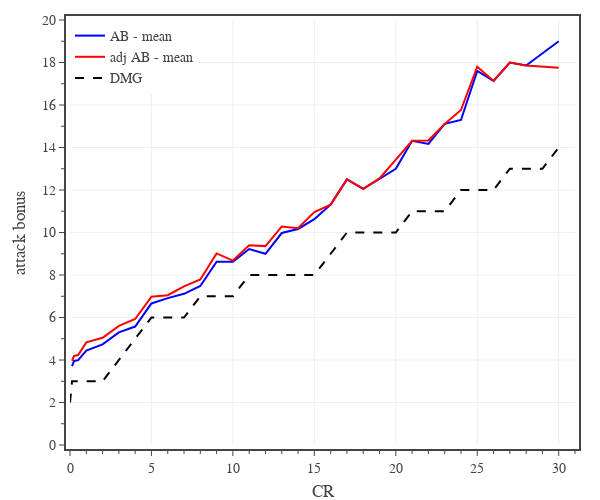

The code cell stored with this chart in its notebook:
### Code cell
# plots monster AB vs CR

# create figure
fig = go.Figure(
    layout=go.Layout(
        template=tfb.FIG_TEMPLATE,
        margin=dict(l=70, r=25, b=55, t=20, pad=4),
        xaxis=dict(
            title_text='CR',
            range=[0,31],
            tick0=0, dtick=5,
            minor=dict(tick0=0, dtick=1),
        ),
        yaxis=dict(
            title_text='attack bonus',
            range=[0,20],
            tick0=0, dtick=2,
            minor=dict(tick0=0, dtick=1),
        ),
        legend=dict(
            xanchor='left', yanchor='top',
            x=0.00, y=1.00,
            orientation='v',
            tracegroupgap=0,
        )
    )
)

plot_confidence_interval(fig, df0, 0.0, 'CR', 'AB', 'AB', 'rgba(0, 0, 255, 1.0)', 'rgba(0, 0, 255, 0.3)')

plot_confidence_interval(fig, df0, 0.0, 'CR', 'adj AB', 'adj AB', 'rgba(255, 0, 0, 1.0)', 'rgba(255, 0, 0, 0.3)')

# plot reference line
fig.add_trace(go.Scatter(
    x=dfD.index, y=dfD['AB'],
    mode='lines', 
    name='DMG',
    line=dict(color='black', dash='dash'),
    hoverinfo='skip', 
))

# show figure
fig.update_layout(width=600, height=500)
fig.show(config=tfb.FIG_CONFIG)

# save figures
if SAVEFIGS:
    fig.update_layout(autosize=True, width=None, height=None)
    tfb.save_fig_html(fig, format='large', name='fig-ab-vs-cr')
    tfb.save_fig_html(fig, format='small', name='fig-ab-vs-cr')

### Figure 1 — Plotly figure (JSON) as saved in the notebook; plotly's stock layout.template omitted (floating-point values rounded to 4 significant figures)
{"data": [{"hovertemplate": "<b>AB</b><br>CR %{x:,.0f}<br>Mean %{y:,.1f}<br><extra></extra>", "legendgroup": "AB", "line": {"color": "rgba(0, 0, 255, 1.0)"}, "mode": "lines", "name": "AB - mean", "type": "scatter", "x": [0.125, 0.25, 0.5, 1, 2, 3, 4, 5, 6, 7, 8, 9, 10, 11, 12, 13, 14, 15, 16, 17, 18, 19, 20, 21, 22, 23, 24, 25, 26, 27, 28, 30], "y": [3.714, 3.956, 3.99, 4.438, 4.738, 5.298, 5.574, 6.662, 6.911, 7.114, 7.482, 8.623, 8.62, 9.22, 9, 9.976, 10.17, 10.62, 11.31, 12.5, 12.06, 12.55, 13, 14.32, 14.17, 15.11, 15.29, 17.6, 17.13, 18, 17.86, 19]}, {"hovertemplate": "<b>adj AB</b><br>CR %{x:,.0f}<br>Mean %{y:,.1f}<br><extra></extra>", "legendgroup": "adj AB", "line": {"color": "rgba(255, 0, 0, 1.0)"}, "mode": "lines", "name": "adj AB - mean", "type": "scatter", "x": [0.125, 0.25, 0.5, 1, 2, 3, 4, 5, 6, 7, 8, 9, 10, 11, 12, 13, 14, 15, 16, 17, 18, 19, 20, 21, 22, 23, 24, 25, 26, 27, 28, 30], "y": [3.964, 4.193, 4.231, 4.831, 5.045, 5.602, 5.93, 6.98, 7.051, 7.466, 7.788, 9.016, 8.68, 9.4, 9.359, 10.29, 10.2, 10.96, 11.31, 12.5, 12.06, 12.55, 13.43, 14.32, 14.33, 15.11, 15.76, 17.8, 17.13, 18, 17.86, 17.75]}, {"hoverinfo": "skip", "line": {"color": "black", "dash": "dash"}, "mode": "lines", "name": "DMG", "type": "scatter", "x": [0, 0.125, 0.25, 0.5, 1, 2, 3, 4, 5, 6, 7, 8, 9, 10, 11, 12, 13, 14, 15, 16, 17, 18, 19, 20, 21, 22, 23, 24, 25, 26, 27, 28, 29, 30], "y": [2, 3, 3, 3, 3, 3, 4, 5, 6, 6, 6, 7, 7, 7, 8, 8, 8, 8, 8, 9, 10, 10, 10, 10, 11, 11, 11, 12, 12, 12, 13, 13, 13, 14]}], "layout": {"height": 500, "legend": {"orientation": "v", "tracegroupgap": 0, "x": 0, "xanchor": "left", "y": 1, "yanchor": "top"}, "margin": {"b": 55, "l": 70, "pad": 4, "r": 25, "t": 20}, "width": 600, "xaxis": {"dtick": 5, "minor": {"dtick": 1, "tick0": 0}, "range": [0, 31], "tick0": 0, "title": {"text": "CR"}}, "yaxis": {"dtick": 2, "minor": {"dtick": 1, "tick0": 0}, "range": [0, 20], "tick0": 0, "title": {"text": "attack bonus"}}}}
